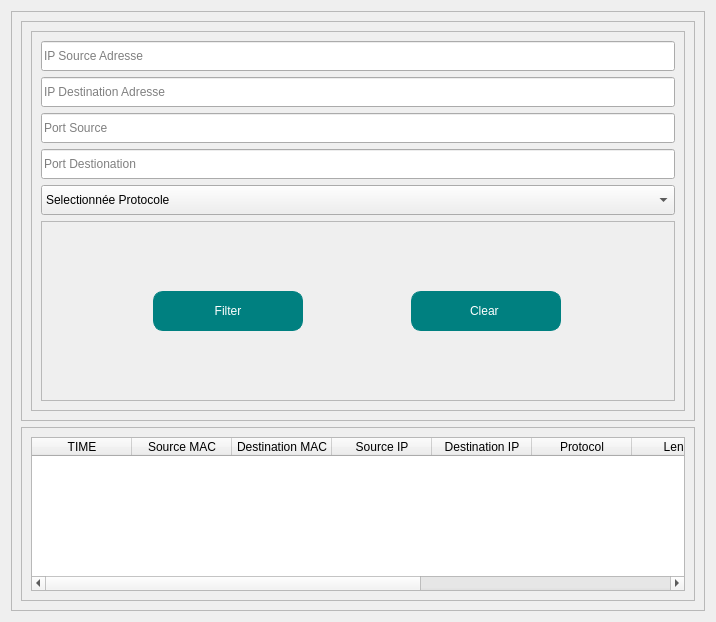
                              <widget class="QWidget" name="scrollAreaWidgetContents_2">
                               <property name="geometry">
                                <rect>
                                 <x>0</x>
                                 <y>0</y>
                                 <width>716</width>
                                 <height>622</height>
                                </rect>
                               </property>
                               <layout class="QVBoxLayout" name="verticalLayout_31">
                                <item>
                                 <widget class="QFrame" name="frame_30">
                                  <property name="minimumSize">
                                   <size>
                                    <width>0</width>
                                    <height>600</height>
                                   </size>
                                  </property>
                                  <property name="frameShape">
                                   <enum>QFrame::StyledPanel</enum>
                                  </property>
                                  <property name="frameShadow">
                                   <enum>QFrame::Raised</enum>
                                  </property>
                                  <layout class="QVBoxLayout" name="verticalLayout_35">
                                   <item>
                                    <widget class="QFrame" name="frame_31">
                                     <property name="minimumSize">
                                      <size>
                                       <width>0</width>
                                       <height>400</height>
                                      </size>
                                     </property>
                                     <property name="frameShape">
                                      <enum>QFrame::StyledPanel</enum>
                                     </property>
                                     <property name="frameShadow">
                                      <enum>QFrame::Raised</enum>
                                     </property>
                                     <layout class="QVBoxLayout" name="verticalLayout_36">
                                      <item>
                                       <widget class="QFrame" name="frame_33">
                                        <property name="minimumSize">
                                         <size>
                                          <width>0</width>
                                          <height>200</height>
                                         </size>
                                        </property>
                                        <property name="frameShape">
                                         <enum>QFrame::StyledPanel</enum>
                                        </property>
                                        <property name="frameShadow">
                                         <enum>QFrame::Raised</enum>
                                        </property>
                                        <layout class="QVBoxLayout" name="verticalLayout_37">
                                         <item>
                                          <widget class="QLineEdit" name="ip_src">
                                           <property name="minimumSize">
                                            <size>
                                             <width>150</width>
                                             <height>30</height>
                                            </size>
                                           </property>
                                           <property name="text">
                                            <string />
                                           </property>
                                           <property name="placeholderText">
                                            <string>IP Source Adresse</string>
                                           </property>
                                          </widget>
                                         </item>
                                         <item>
                                          <widget class="QLineEdit" name="ip_dest">
                                           <property name="minimumSize">
                                            <size>
                                             <width>150</width>
                                             <height>30</height>
                                            </size>
                                           </property>
                                           <property name="placeholderText">
                                            <string>IP Destination Adresse</string>
                                           </property>
                                          </widget>
                                         </item>
                                         <item>
                                          <widget class="QLineEdit" name="port_src">
                                           <property name="minimumSize">
                                            <size>
                                             <width>150</width>
                                             <height>30</height>
                                            </size>
                                           </property>
                                           <property name="placeholderText">
                                            <string>Port Source</string>
                                           </property>
                                          </widget>
                                         </item>
                                         <item>
                                          <widget class="QLineEdit" name="port_dest">
                                           <property name="minimumSize">
                                            <size>
                                             <width>0</width>
                                             <height>30</height>
                                            </size>
                                           </property>
                                           <property name="placeholderText">
                                            <string>Port Destionation</string>
                                           </property>
                                          </widget>
                                         </item>
                                         <item>
                                          <widget class="QComboBox" name="protocol">
                                           <property name="minimumSize">
                                            <size>
                                             <width>0</width>
                                             <height>30</height>
                                            </size>
                                           </property>
                                           <item>
                                            <property name="text">
                                             <string>Selectionnée Protocole</string>
                                            </property>
                                           </item>
                                           <item>
                                            <property name="text">
                                             <string>UDP</string>
                                            </property>
                                           </item>
                                           <item>
                                            <property name="text">
                                             <string>TCP</string>
                                            </property>
                                           </item>
                                           <item>
                                            <property name="text">
                                             <string>ICMP</string>
                                            </property>
                                           </item>
                                           <item>
                                            <property name="text">
                                             <string>ARP</string>
                                            </property>
                                           </item>
                                           <item>
                                            <property name="text">
                                             <string>IPV4</string>
                                            </property>
                                           </item>
                                           <item>
                                            <property name="text">
                                             <string>IPV6</string>
                                            </property>
                                           </item>
                                          </widget>
                                         </item>
                                         <item>
                                          <widget class="QFrame" name="frame_12">
                                           <property name="frameShape">
                                            <enum>QFrame::StyledPanel</enum>
                                           </property>
                                           <property name="frameShadow">
                                            <enum>QFrame::Raised</enum>
                                           </property>
                                           <layout class="QHBoxLayout" name="horizontalLayout_23">
                                            <item>
                                             <widget class="QPushButton" name="start_filter">
                                              <property name="minimumSize">
                                               <size>
                                                <width>120</width>
                                                <height>40</height>
                                               </size>
                                              </property>
                                              <property name="maximumSize">
                                               <size>
                                                <width>150</width>
                                                <height>16777215</height>
                                               </size>
                                              </property>
                                              <property name="styleSheet">
                                               <string notr="true">border-radius:10px;
border: 1px solid #008080;
background-color: #008080;
color: #ffffff;</string>
                                              </property>
                                              <property name="text">
                                               <string>Filter</string>
                                              </property>
                                             </widget>
                                            </item>
                                            <item>
                                             <widget class="QPushButton" name="clear_filter_button">
                                              <property name="minimumSize">
                                               <size>
                                                <width>120</width>
                                                <height>40</height>
                                               </size>
                                              </property>
                                              <property name="maximumSize">
                                               <size>
                                                <width>150</width>
                                                <height>16777215</height>
                                               </size>
                                              </property>
                                              <property name="styleSheet">
                                               <string notr="true">border-radius:10px;
border: 1px solid #008080;
background-color: #008080;
color: #ffffff;</string>
                                              </property>
                                              <property name="text">
                                               <string>Clear </string>
                                              </property>
                                             </widget>
                                            </item>
                                           </layout>
                                          </widget>
                                         </item>
                                        </layout>
                                       </widget>
                                      </item>
                                     </layout>
                                    </widget>
                                   </item>
                                   <item>
                                    <widget class="QFrame" name="frame_34">
                                     <property name="frameShape">
                                      <enum>QFrame::StyledPanel</enum>
                                     </property>
                                     <property name="frameShadow">
                                      <enum>QFrame::Raised</enum>
                                     </property>
                                     <layout class="QVBoxLayout" name="verticalLayout_27">
                                      <item>
                                       <widget class="QTableWidget" name="tableWidget_2">
                                        <column>
                                         <property name="text">
                                          <string>TIME</string>
                                         </property>
                                        </column>
                                        <column>
                                         <property name="text">
                                          <string>Source MAC</string>
                                         </property>
                                        </column>
                                        <column>
                                         <property name="text">
                                          <string>Destination MAC</string>
                                         </property>
                                        </column>
                                        <column>
                                         <property name="text">
                                          <string>Source IP</string>
                                         </property>
                                        </column>
                                        <column>
                                         <property name="text">
                                          <string>Destination IP</string>
                                         </property>
                                        </column>
                                        <column>
                                         <property name="text">
                                          <string>Protocol</string>
                                         </property>
                                        </column>
                                        <column>
                                         <property name="text">
                                          <string>Length</string>
                                         </property>
                                        </column>
                                        <column>
                                         <property name="text">
                                          <string>Source Port</string>
                                         </property>
                                        </column>
                                        <column>
                                         <property name="text">
                                          <string>Destination Port</string>
                                         </property>
                                        </column>
                                        <column>
                                         <property name="text">
                                          <string>Packet Type </string>
                                         </property>
                                        </column>
                                       </widget>
                                      </item>
                                     </layout>
                                    </widget>
                                   </item>
                                  </layout>
                                 </widget>
                                </item>
                               </layout>
                              </widget>
